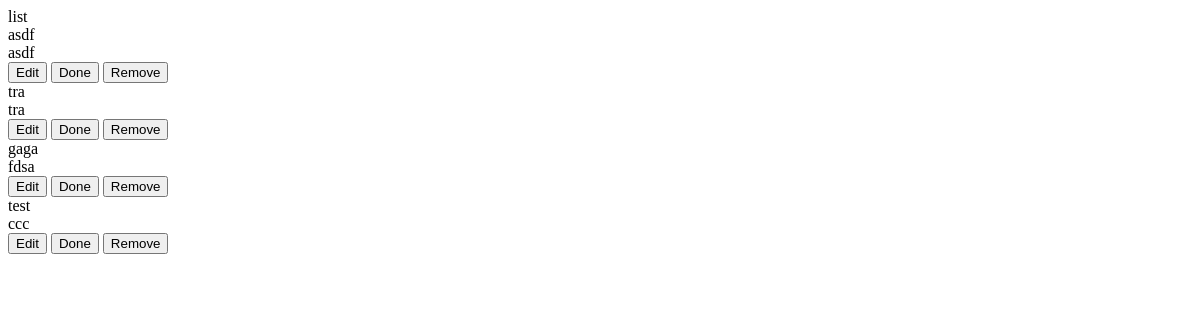
The page /list/tasks (signed in) on the database as committed earlier.
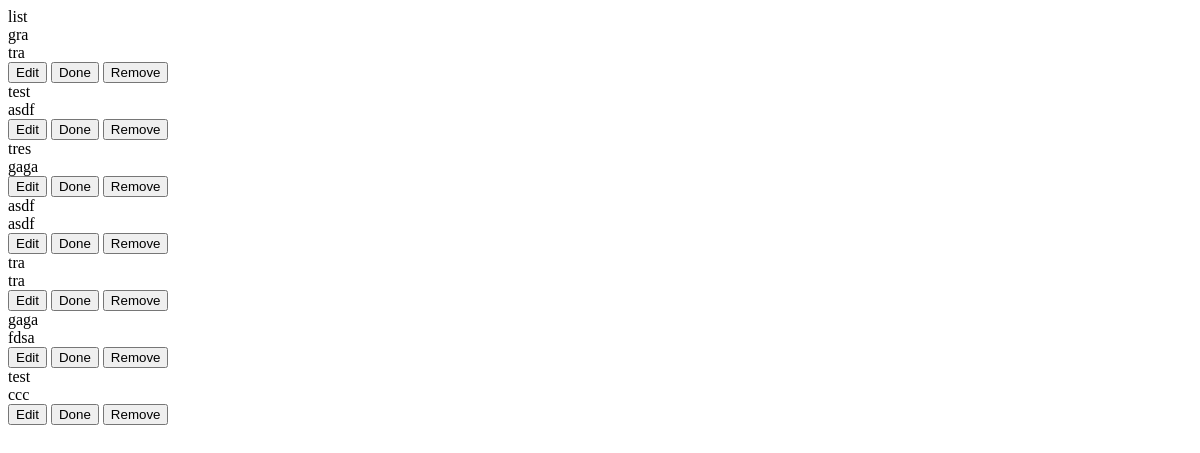
The same page on the database as committed later.
### models.py (models this page shows)
class Task(db.Model):
    __tablename__ = "tasks"
    id = db.Column(db.Integer, primary_key=True)
    user_id = db.Column(db.Integer, db.ForeignKey('users.id'), nullable=False)
    title = db.Column(db.String(100), nullable=False)
    content = db.Column(db.String(1000), nullable=False)
    created_at = db.Column(db.DateTime, nullable=False, default=datetime.utcnow)
    updated_at = db.Column(db.DateTime, nullable=False, default=datetime.utcnow, onupdate=datetime.utcnow)
    is_completed = db.Column(db.Boolean, default=False)

### routes.py (the view)
@app.route('/list/tasks')
@flask_login.login_required
def tasks():
    tasks = Task.query.filter_by(user_id=flask_login.current_user.id).order_by(Task.created_at.desc()).all()
    return flask.render_template("components/tasks.html", tasks=tasks)

### app.py (called while the page is built)
@login_manager.user_loader
def user_loader(id):
    return User.query.get(id)

### templates/components/tasks.html (shortened to what this page needs)
<div class="mt-5">
    <label class="label has-overflow-ellipsis has-text-info">list</label>
    <div class="list task-list-main">
        {% for task in tasks %}
            <div class="list-item box has-background-warning-light">
                {% if task["is_completed"] %}
                <div class="list-item-content list-item-done">
                {% else %}
                <div class="list-item-content">
                {% endif %}
                    <div class="list-item-title">{{ task["title"] }}</div>
                    <div class="list-item-description">{{ task["content"] }}</div>
                </div>
                <div class="list-item-controls">
                    <div class="buttons is-right">
                        {% if task["is_completed"] %}
                        <button class="button is-info"
                                hx-patch="/list/undone/{{task['id']}}"
                                hx-swap="innerHTML">
                        <span class="icon is-small">
                            <i class="fas fa-xmark"></i>
                        </span>
                        <span>Undone</span>
                        </button>
                        {% else %}
                        <button class="button is-info">
                        <span>Edit</span>
                        </button>
                        <button class="button is-info"
                                hx-patch="/list/done/{{task['id']}}"
                                hx-swap="innerHTML">
                        <span>Done</span>
                        </button>
                        {% endif %}
                        <button class="button is-danger">
                        <span>Remove</span>
                        </button>
                    </div>
                </div>
            </div>
        {% else %}
            <div class="list-item">
                <div class="list-item-content">
                    <div class="list-item-description">you have no tasks created</div>
                </div>
            </div>
        {% endfor %}
    </div>
</div>

Rows that differ between the two databases and show on the page:
added Task: title "gra", content "tra"
added Task: title "test", content "asdf"
added Task: title "tres", content "gaga"
